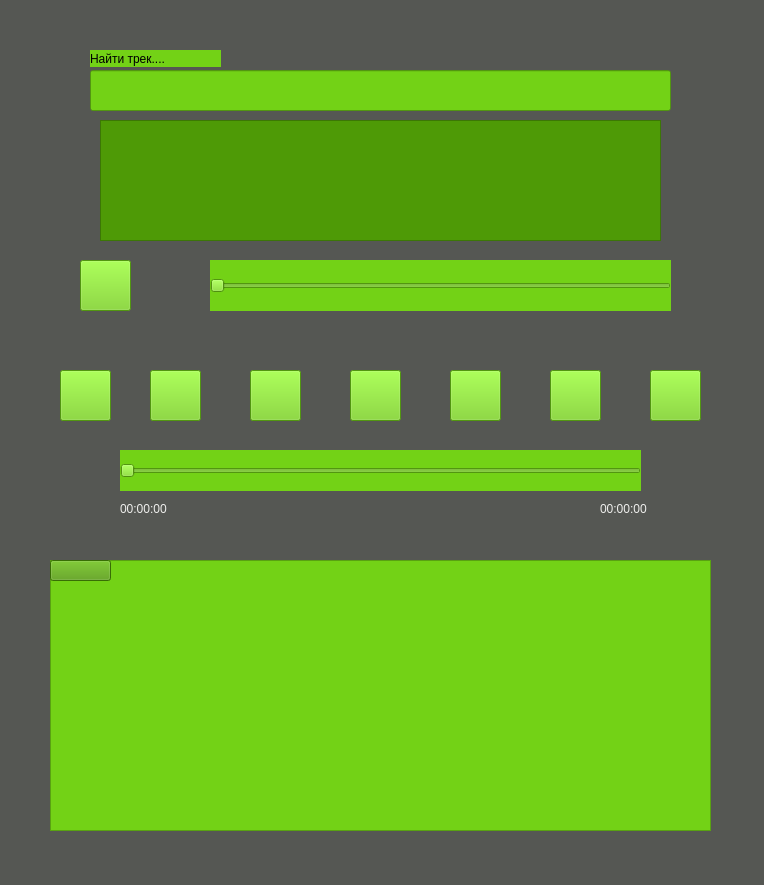
<?xml version="1.0" encoding="UTF-8"?>
<ui version="4.0">
 <class>MainWindow</class>
 <widget class="QMainWindow" name="MainWindow">
  <property name="geometry">
   <rect>
    <x>0</x>
    <y>0</y>
    <width>764</width>
    <height>885</height>
   </rect>
  </property>
  <property name="windowTitle">
   <string>MainWindow</string>
  </property>
  <property name="styleSheet">
   <string notr="true">background-color: rgb(85, 87, 83)</string>
  </property>
  <widget class="QWidget" name="centralwidget">
   <widget class="QSlider" name="horizontalSlider">
    <property name="geometry">
     <rect>
      <x>120</x>
      <y>450</y>
      <width>521</width>
      <height>41</height>
     </rect>
    </property>
    <property name="styleSheet">
     <string notr="true">background-color: rgb(115, 210, 22);</string>
    </property>
    <property name="orientation">
     <enum>Qt::Horizontal</enum>
    </property>
   </widget>
   <widget class="QPushButton" name="pushBack_bttn">
    <property name="geometry">
     <rect>
      <x>150</x>
      <y>370</y>
      <width>51</width>
      <height>51</height>
     </rect>
    </property>
    <property name="styleSheet">
     <string notr="true">background-color: rgb(115, 210, 22);</string>
    </property>
    <property name="text">
     <string/>
    </property>
    <property name="icon">
     <iconset resource="images/buttons.qrc">
      <normaloff>:/free-icon-media-player-5486140(1).png</normaloff>:/free-icon-media-player-5486140(1).png</iconset>
    </property>
    <property name="iconSize">
     <size>
      <width>70</width>
      <height>70</height>
     </size>
    </property>
   </widget>
   <widget class="QPushButton" name="play_bttn">
    <property name="geometry">
     <rect>
      <x>250</x>
      <y>370</y>
      <width>51</width>
      <height>51</height>
     </rect>
    </property>
    <property name="styleSheet">
     <string notr="true">background-color: rgb(115, 210, 22);</string>
    </property>
    <property name="text">
     <string/>
    </property>
    <property name="icon">
     <iconset resource="images/buttons.qrc">
      <normaloff>:/free-icon-video-player-709696.png</normaloff>:/free-icon-video-player-709696.png</iconset>
    </property>
    <property name="iconSize">
     <size>
      <width>50</width>
      <height>50</height>
     </size>
    </property>
   </widget>
   <widget class="QPushButton" name="pause_bttn">
    <property name="geometry">
     <rect>
      <x>350</x>
      <y>370</y>
      <width>51</width>
      <height>51</height>
     </rect>
    </property>
    <property name="styleSheet">
     <string notr="true">background-color: rgb(115, 210, 22);</string>
    </property>
    <property name="text">
     <string/>
    </property>
    <property name="icon">
     <iconset resource="images/buttons.qrc">
      <normaloff>:/27429.svg</normaloff>:/27429.svg</iconset>
    </property>
    <property name="iconSize">
     <size>
      <width>50</width>
      <height>50</height>
     </size>
    </property>
   </widget>
   <widget class="QPushButton" name="stop_bttn">
    <property name="geometry">
     <rect>
      <x>450</x>
      <y>370</y>
      <width>51</width>
      <height>51</height>
     </rect>
    </property>
    <property name="styleSheet">
     <string notr="true">background-color: rgb(115, 210, 22);</string>
    </property>
    <property name="text">
     <string/>
    </property>
    <property name="icon">
     <iconset resource="images/buttons.qrc">
      <normaloff>:/26445.png</normaloff>:/26445.png</iconset>
    </property>
    <property name="iconSize">
     <size>
      <width>50</width>
      <height>50</height>
     </size>
    </property>
   </widget>
   <widget class="QPushButton" name="pushFront_bttn">
    <property name="geometry">
     <rect>
      <x>550</x>
      <y>370</y>
      <width>51</width>
      <height>51</height>
     </rect>
    </property>
    <property name="styleSheet">
     <string notr="true">background-color: rgb(115, 210, 22);</string>
    </property>
    <property name="text">
     <string/>
    </property>
    <property name="icon">
     <iconset resource="images/buttons.qrc">
      <normaloff>:/free-icon-media-player-5486140.png</normaloff>:/free-icon-media-player-5486140.png</iconset>
    </property>
    <property name="iconSize">
     <size>
      <width>70</width>
      <height>70</height>
     </size>
    </property>
   </widget>
   <widget class="QSlider" name="volumeSlider">
    <property name="geometry">
     <rect>
      <x>210</x>
      <y>260</y>
      <width>461</width>
      <height>51</height>
     </rect>
    </property>
    <property name="styleSheet">
     <string notr="true">background-color: rgb(115, 210, 22);
selection-background-color: rgb(237, 212, 0);</string>
    </property>
    <property name="orientation">
     <enum>Qt::Horizontal</enum>
    </property>
   </widget>
   <widget class="QPushButton" name="volume_bttn">
    <property name="geometry">
     <rect>
      <x>80</x>
      <y>260</y>
      <width>51</width>
      <height>51</height>
     </rect>
    </property>
    <property name="styleSheet">
     <string notr="true">
background-color: rgb(115, 210, 22);</string>
    </property>
    <property name="text">
     <string/>
    </property>
    <property name="iconSize">
     <size>
      <width>70</width>
      <height>70</height>
     </size>
    </property>
   </widget>
   <widget class="QLabel" name="label_2">
    <property name="geometry">
     <rect>
      <x>120</x>
      <y>500</y>
      <width>61</width>
      <height>17</height>
     </rect>
    </property>
    <property name="styleSheet">
     <string notr="true">color: rgb(238, 238, 236);</string>
    </property>
    <property name="text">
     <string>00:00:00</string>
    </property>
   </widget>
   <widget class="QLabel" name="label_3">
    <property name="geometry">
     <rect>
      <x>600</x>
      <y>500</y>
      <width>61</width>
      <height>17</height>
     </rect>
    </property>
    <property name="styleSheet">
     <string notr="true">color: rgb(238, 238, 236);</string>
    </property>
    <property name="text">
     <string>00:00:00</string>
    </property>
   </widget>
   <widget class="QTableView" name="playlistView">
    <property name="geometry">
     <rect>
      <x>50</x>
      <y>560</y>
      <width>661</width>
      <height>271</height>
     </rect>
    </property>
    <property name="styleSheet">
     <string notr="true">background-color: rgb(115, 210, 22);</string>
    </property>
   </widget>
   <widget class="QPushButton" name="add_bttn">
    <property name="geometry">
     <rect>
      <x>60</x>
      <y>370</y>
      <width>51</width>
      <height>51</height>
     </rect>
    </property>
    <property name="styleSheet">
     <string notr="true">background-color: rgb(115, 210, 22);</string>
    </property>
    <property name="text">
     <string/>
    </property>
    <property name="icon">
     <iconset resource="images/buttons.qrc">
      <normaloff>:/free-icon-add-8664564.png</normaloff>:/free-icon-add-8664564.png</iconset>
    </property>
    <property name="iconSize">
     <size>
      <width>50</width>
      <height>50</height>
     </size>
    </property>
   </widget>
   <widget class="QPushButton" name="sort_bttn">
    <property name="geometry">
     <rect>
      <x>50</x>
      <y>560</y>
      <width>61</width>
      <height>21</height>
     </rect>
    </property>
    <property name="styleSheet">
     <string notr="true">background-color: rgb(78, 154, 6);</string>
    </property>
    <property name="text">
     <string/>
    </property>
    <property name="icon">
     <iconset resource="images/buttons.qrc">
      <normaloff>:/free-icon-sort-alphabet-ascending-81456.png</normaloff>:/free-icon-sort-alphabet-ascending-81456.png</iconset>
    </property>
    <property name="iconSize">
     <size>
      <width>40</width>
      <height>30</height>
     </size>
    </property>
   </widget>
   <widget class="QPushButton" name="rand_bttn">
    <property name="geometry">
     <rect>
      <x>650</x>
      <y>370</y>
      <width>51</width>
      <height>51</height>
     </rect>
    </property>
    <property name="styleSheet">
     <string notr="true">background-color: rgb(115, 210, 22);</string>
    </property>
    <property name="text">
     <string/>
    </property>
    <property name="icon">
     <iconset resource="images/buttons.qrc">
      <normaloff>:/pngegg.png</normaloff>:/pngegg.png</iconset>
    </property>
    <property name="iconSize">
     <size>
      <width>35</width>
      <height>35</height>
     </size>
    </property>
   </widget>
   <widget class="QLineEdit" name="lineEdit">
    <property name="geometry">
     <rect>
      <x>90</x>
      <y>70</y>
      <width>581</width>
      <height>41</height>
     </rect>
    </property>
    <property name="styleSheet">
     <string notr="true">background-color: rgb(115, 210, 22);</string>
    </property>
   </widget>
   <widget class="QLabel" name="label">
    <property name="geometry">
     <rect>
      <x>90</x>
      <y>50</y>
      <width>131</width>
      <height>17</height>
     </rect>
    </property>
    <property name="styleSheet">
     <string notr="true">background-color: rgb(115, 210, 22);</string>
    </property>
    <property name="text">
     <string>Найти трек....</string>
    </property>
   </widget>
   <widget class="QListView" name="searchResultListView">
    <property name="geometry">
     <rect>
      <x>100</x>
      <y>120</y>
      <width>561</width>
      <height>121</height>
     </rect>
    </property>
    <property name="styleSheet">
     <string notr="true">background-color: rgb(78, 154, 6);</string>
    </property>
   </widget>
  </widget>
  <widget class="QMenuBar" name="menubar">
   <property name="geometry">
    <rect>
     <x>0</x>
     <y>0</y>
     <width>764</width>
     <height>22</height>
    </rect>
   </property>
  </widget>
  <widget class="QStatusBar" name="statusbar"/>
  <action name="actionOpen_audio_file">
   <property name="text">
    <string>Open audio file</string>
   </property>
  </action>
  <action name="actionOpen_Audio_File">
   <property name="text">
    <string>Open Audio File</string>
   </property>
  </action>
 </widget>
 <resources>
  <include location="images/buttons.qrc"/>
 </resources>
 <connections/>
</ui>
